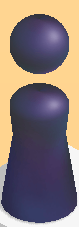
#> input picture TeachCode代码教学区/CH4_ROI颜色统计与图像二值化/little_chess.png, 79 x 227 px
$ python CH4.2_DrawImgRGBStatV1.py
#> lines starting #> are read from the running program, lines starting #| are printed output that depends on the picture
'''
    绘制BGR彩图的统计直方图 V1
'''
from matplotlib import pyplot as plt
import numpy as np
import cv2

# 读入图片
img = cv2.imread('little_chess.png')
#> img is the input picture: shape (227, 79, 3); mean B, G, R 117.5, 119, 134.1
if img is None:
    print("图片读入失败, 请检查图片路径及文件名")
    exit()


# Matplotlib预设的颜色字符
bgrColor = ('b', 'g', 'r')

# print(list(enumerate(bgrColor)))

for cidx, color in enumerate(bgrColor):
    # cidx channel 序号
    # color r / g / b
    cHist = cv2.calcHist([img], [cidx], None, [256], [0, 256])
    # 绘制折线图
    plt.plot(cHist, color=color)


# 设定画布的范围
plt.xlim([0, 256])

# 显示画面
plt.show()
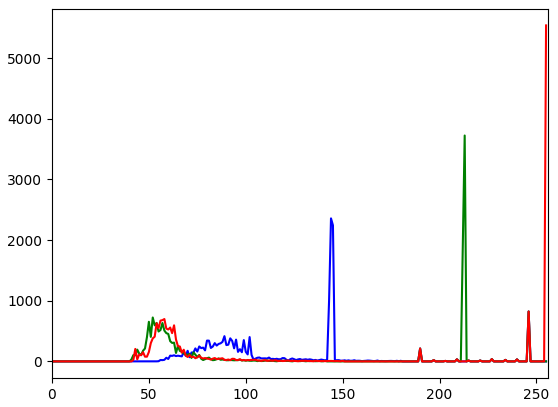
#> figure drawn by matplotlib, 1 panel; curve peaks at x = 144, y = 2357; curve peaks at x = 213, y = 3723; curve peaks at x = 255, y = 5538
